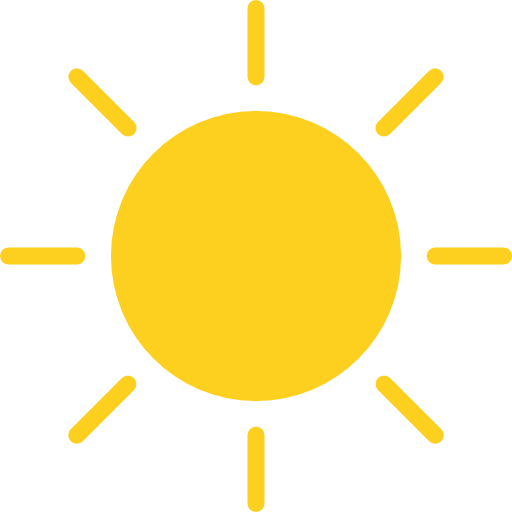
#> input picture whiteshelter_GUI/day/sun.png, 512 x 512 px
$ python GUI.py   (older library calls are emulated)
#> lines starting #> are read from the running program, lines starting #| are printed output that depends on the picture
#tkinter
import tkinter as tk
import tkinter.font
from PIL import ImageTk, Image

#requests
import requests, json

#utility
import time


class weather_GUI():
    def __init__(self):
        #####     GUI setting     #####

        #main window
        self.__window = tk.Tk()
        self.__window.geometry('800x480')
        self.__window.title("weather GUI")
        self.__window.attributes('-fullscreen', True)
        self.__window.configure(cursor='none')
        self.__window.bind('<Escape>', self.typeESC)
        self.__window.bind('<Alt-Return>', self.typeALTENT)


        #weather image
        img_size=170
        self.__day_sun_img = ImageTk.PhotoImage(Image.open('day/sun.png').resize((img_size, img_size), Image.ANTIALIAS))
        self.__day_cloud_img = ImageTk.PhotoImage(Image.open('day/cloud.png').resize((img_size, img_size), Image.ANTIALIAS))
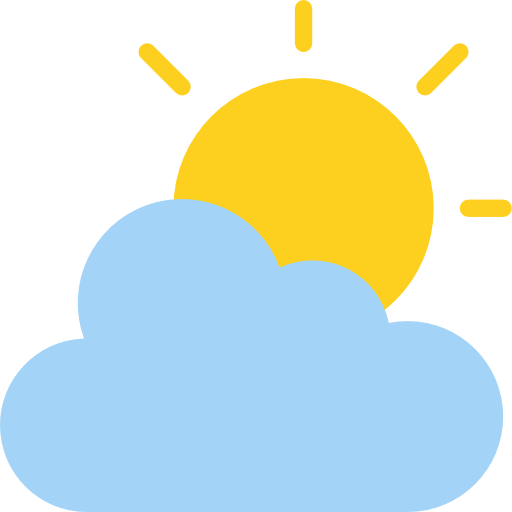
#> input picture whiteshelter_GUI/day/cloud.png, 512 x 512 px
        self.__day_rain_img = ImageTk.PhotoImage(Image.open('day/rain.png').resize((img_size, img_size), Image.ANTIALIAS))
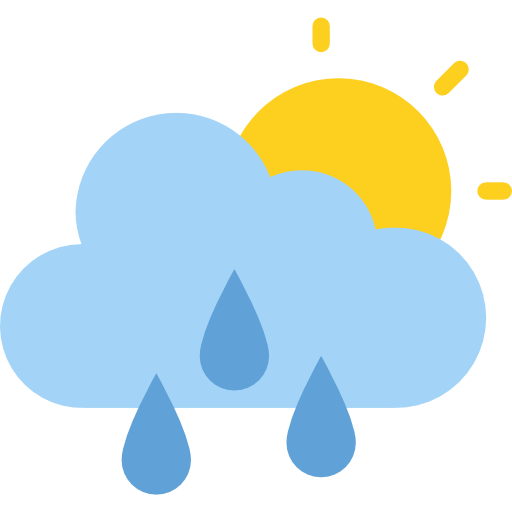
#> input picture whiteshelter_GUI/day/rain.png, 512 x 512 px
        self.__day_snow_img = ImageTk.PhotoImage(Image.open('day/snow.png').resize((img_size, img_size), Image.ANTIALIAS))
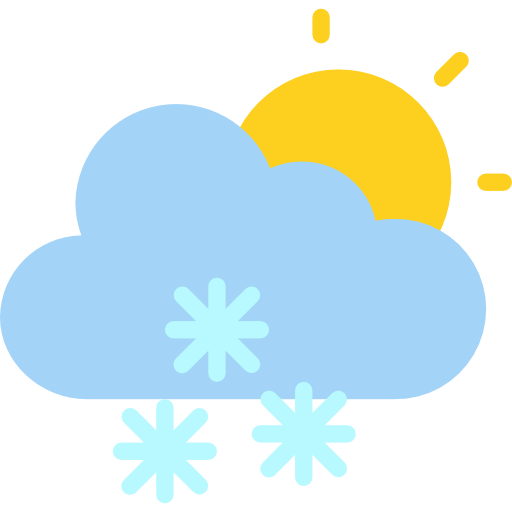
#> input picture whiteshelter_GUI/day/snow.png, 512 x 512 px

        self.__night_moon_img = ImageTk.PhotoImage(Image.open('night/moon.png').resize((img_size, img_size), Image.ANTIALIAS))
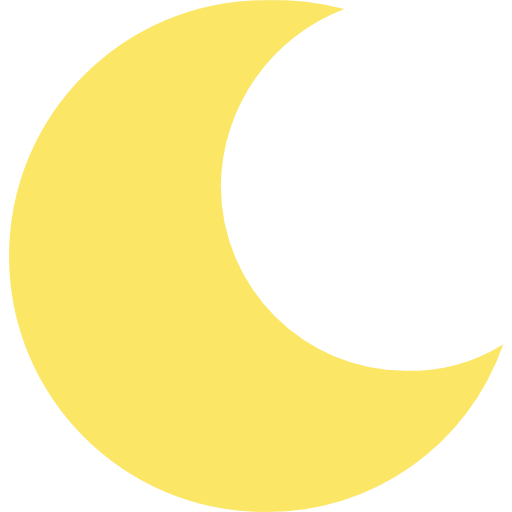
#> input picture whiteshelter_GUI/night/moon.png, 512 x 512 px
        self.__night_cloud_img = ImageTk.PhotoImage(Image.open('night/cloud.png').resize((img_size, img_size), Image.ANTIALIAS))
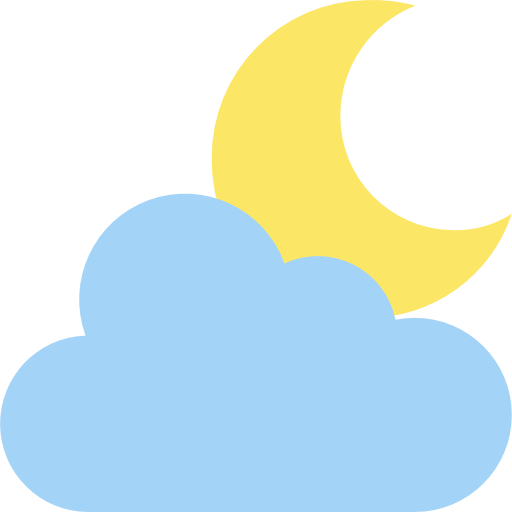
#> input picture whiteshelter_GUI/night/cloud.png, 512 x 512 px
        self.__night_rain_img = ImageTk.PhotoImage(Image.open('night/rain.png').resize((img_size, img_size), Image.ANTIALIAS))
        self.__night_snow_img = ImageTk.PhotoImage(Image.open('night/snow.png').resize((img_size, img_size), Image.ANTIALIAS))

        self.__weather_img = tk.Label(self.__window, image=self.__day_sun_img)
        self.__weather_img.place(x=50, y=30)


        #date and location
        big_font=tk.font.Font(family="맑은 고딕", size=20)

        self.__date_label = tk.Label(self.__window, text='', font=big_font)
        self.__date_label.place(x=400, y=80)

        self.__location_label = tk.Label(self.__window, text='위도 ㅁㅁㅁ / 경도 ㅁㅁㅁ', font=big_font)
        self.__location_label.place(x=400, y=130)


        #weather information
        frame_width = 700
        frame_height = 200
        label_width = 10
        label_height = 2

        small_font=tk.font.Font(family='맑은 고딕', size=15)
        info_frame = tk.Frame(self.__window, width=frame_width, height=frame_height, borderwidth=2, relief=tk.GROOVE)

        temperature_labelframe = tk.LabelFrame(info_frame, text='기온', font=small_font)
        self.__temperature_label = tk.Label(temperature_labelframe, width=label_width, height=label_height, text='23°C', font=small_font)
        self.__temperature_label.pack()
        temperature_labelframe.grid(row=0, column=0, padx=10, pady=10)

        humidity_labelframe = tk.LabelFrame(info_frame, text='습도', font=small_font)
        self.__humidity_label = tk.Label(humidity_labelframe, width=label_width, height=label_height, text='32%', font=small_font)
        self.__humidity_label.pack()
        humidity_labelframe.grid(row=0, column=1, padx=10, pady=10)

        windspeed_labelframe = tk.LabelFrame(info_frame, text='풍속', font=small_font)
        self.__windspeed_label = tk.Label(windspeed_labelframe, width=label_width, height=label_height, text='3m/s', font=small_font)
        self.__windspeed_label.pack()
        windspeed_labelframe.grid(row=0, column=2, padx=10, pady=10)

        cloud_labelframe = tk.LabelFrame(info_frame, text='구름', font=small_font)
        self.__cloud_label = tk.Label(cloud_labelframe, width=label_width, height=label_height, text='흐림', font=small_font)
        self.__cloud_label.pack()
        cloud_labelframe.grid(row=0, column=3, padx=10, pady=10)

        pressure_labelframe = tk.LabelFrame(info_frame, text='기압', font=small_font)
        self.__pressure_label = tk.Label(pressure_labelframe, width=label_width, height=label_height, text='hPa', font=small_font)
        self.__pressure_label.pack()
        pressure_labelframe.grid(row=0, column=4, padx=10, pady=10)

        rain_labelframe = tk.LabelFrame(info_frame, text='비', font=small_font)
        self.__rain_label = tk.Label(rain_labelframe, width=label_width, height=label_height, text='내림', font=small_font)
        self.__rain_label.pack()
        rain_labelframe.grid(row=1, column=0, padx=10, pady=10)

        precipitation_labelframe = tk.LabelFrame(info_frame, text='예상강수량', font=small_font)
        self.__precipitation_label = tk.Label(precipitation_labelframe, width=label_width, height=label_height, text='30mm', font=small_font)
        self.__precipitation_label.pack()
        precipitation_labelframe.grid(row=1, column=1, padx=10, pady=10)

        thunderdist_labelframe = tk.LabelFrame(info_frame, text='낙뢰거리', font=small_font)
        self.__thunderdist_label = tk.Label(thunderdist_labelframe, width=label_width, height=label_height, text='3초후', font=small_font)
        self.__thunderdist_label.pack()
        thunderdist_labelframe.grid(row=1, column=2, padx=10, pady=10)

        discomfort_labelframe = tk.LabelFrame(info_frame, text='불쾌지수', font=small_font)
        self.__discomfort_label = tk.Label(discomfort_labelframe, width=label_width, height=label_height, text='32(불쾌)', font=small_font)
        self.__discomfort_label.pack()
        discomfort_labelframe.grid(row=1, column=3, padx=10, pady=10)

        windchill_labelframe = tk.LabelFrame(info_frame, text='체감온도', font=small_font)
        self.__windchill_label = tk.Label(windchill_labelframe, width=label_width, height=label_height, text='16°C', font=small_font)
        self.__windchill_label.pack()
        windchill_labelframe.grid(row=1, column=4, padx=10, pady=10)

        info_frame.place(x=35, y=240)


        #####     http setting     #####
        URL_head='http://'
        URL_IP='localhost:8000'
        URL_tail1='/whiteshelter/sensor-data/one/'
        URL_tail2='/whiteshelter/gps-data/one/'
        URL_tail3='/whiteshelter/img-processing-data/one/'
        self.__sensor_URL=URL_head+URL_IP+URL_tail1
        self.__gps_URL=URL_head+URL_IP+URL_tail2
        self.__img_processing_URL=URL_head+URL_IP+URL_tail3
        self.__sensor_data={}
        self.__gps_data={}
        self.__img_processing_data={}


        # start GUI
        self.start_GUI()


    def typeESC(self, event):
        self.__window.attributes('-fullscreen', False)


    def typeALTENT(self, event):
        self.__window.attributes('-fullscreen', True)


    def get_data(self):
        self.__sensor_data=requests.get(self.__sensor_URL).json()
        self.__gps_data=requests.get(self.__gps_URL).json()
        self.__img_processing_data=requests.get(self.__img_processing_URL).json()


    # [133 lines left out: function update_GUI, not called in this run]


    def start_GUI(self):
        try:
            while True:
                self.get_data()
                self.update_GUI()
                time.sleep(0.5)

        except KeyboardInterrupt:
            print('finish')


def main():
    weather_GUI()
#> (the call stopped at in get_data, `self.__sensor_data=requests.get(self.__sensor_URL).json()`: the network is not available in this run)


if __name__ == "__main__":
    main()
